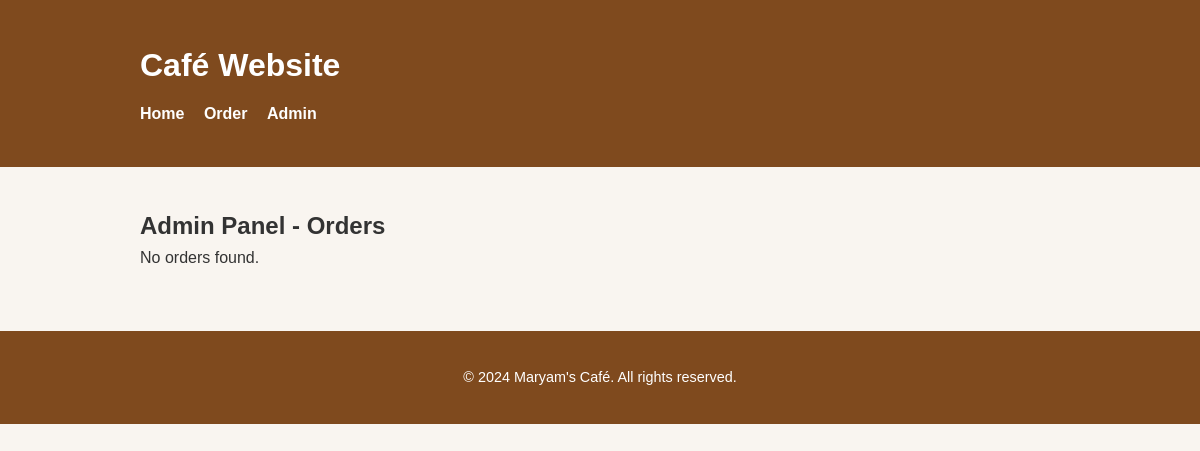
/admin, run on an earlier commit of the app's database.
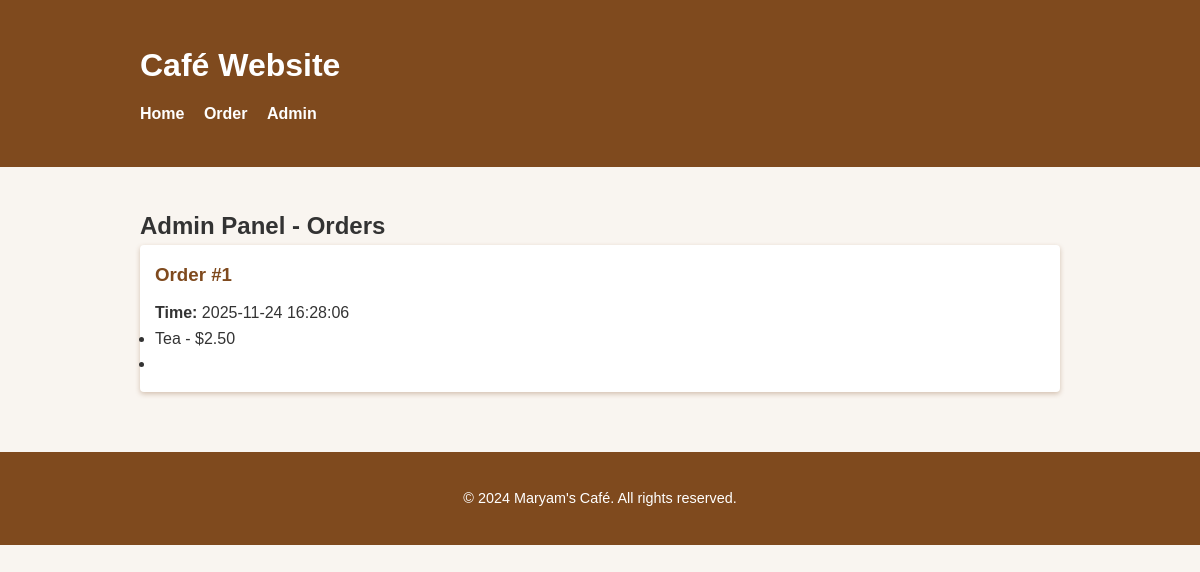
And on a later commit of the database.
### tables this page shows
CREATE TABLE orders (
            id INTEGER PRIMARY KEY AUTOINCREMENT,
            items TEXT NOT NULL,
            timestamp DATETIME DEFAULT CURRENT_TIMESTAMP
        );

### app.py (the view)
@app.route('/admin')
def admin():
    conn = get_db_connection()
    orders = conn.execute('SELECT * FROM orders ORDER BY timestamp DESC').fetchall()
    conn.close()
    orders_parsed = []
    for order in orders:
        items = json.loads(order['items'])
        orders_parsed.append({
            'id': order['id'],
            'items': items,
            'timestamp': order['timestamp']
        })
    return render_template('admin.html', orders=orders_parsed)

### app.py (called while the page is built)
def get_db_connection():
    conn = sqlite3.connect(DATABASE)
    conn.row_factory = sqlite3.Row
    return conn

### templates/admin.html
{% extends "base.html" %}
{% block content %}
<h2>Admin Panel - Orders</h2>
{% if orders %}
    <div class="orders-list">
        {% for order in orders %}
        <div class="order-card">
            <h3>Order #{{ order['id'] }}</h3>
            <p><strong>Time:</strong> {{ order['timestamp'] }}</p>
            <ul>{% for item in order['items'] %}<li>{{ item['name'] }} - ${{ "%.2f"|format(item['price']) }}<li>{% endfor %}</ul>
        </div>
        {% endfor %}
    </div>
{% else %}
    <p>No orders found.</p>
{% endif %}
{% endblock %}

### templates/base.html (shortened to what this page needs)
<!DOCTYPE html>
<html lang="en">
<head>
    <link rel="stylesheet" href="{{ url_for('static', filename='css/styles.css') }}" />
</head>
<body>
    <header>
        <div class="container">
            <h1>Café Website</h1>
            <nav>
                <a href="{{ url_for('home') }}">Home</a>
                <a href="{{ url_for('order') }}">Order</a>
                <a href="{{ url_for('admin') }}">Admin</a>
            </nav>
        </div>
    </header>
    <main class="container">
        {% block content %}{% endblock %}
    </main>
    <footer>
        <div class="container">
            <p>© 2024 Maryam's Café. All rights reserved.</p>
        </div>
    </footer>
</body>
</html>

### static/css/styles.css (style rules this page uses)
* { box-sizing: border-box; margin: 0; padding: 0; }
body { font-family: Arial, sans-serif; background-color: #f9f5f0; color: #333; line-height: 1.6; }
.container { width: 90%; max-width: 960px; margin: 0 auto; padding: 20px; }
header { background-color: #7f4a1e; color: #fff; padding: 20px 0; margin-bottom: 20px; }
header h1 { margin-bottom: 10px; }
nav a { color: #fff; text-decoration: none; margin-right: 15px; font-weight: bold; }
footer { background-color: #7f4a1e; color: #fff; text-align: center; padding: 15px 0; margin-top: 40px; font-size: 0.9em; }
.orders-list { display: flex; flex-direction: column; gap: 20px; }
.order-card { background-color: #fff; padding: 15px; border-radius: 4px; box-shadow: 0 2px 5px rgba(127, 74, 30, 0.3); }
.order-card h3 { color: #7f4a1e; margin-bottom: 10px; }

What changed in the data, as far as the page shows it:
added orders: id "1", timestamp "2025-11-24 16:28:06", name "Tea", price "2.50"
Also different on the page:
text no longer shown: "No orders found."
